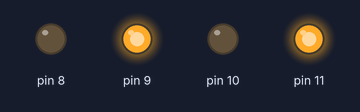
A sketch run on a simulated Arduino Uno, built with avr-gcc and run on an emulated ATmega328P. On the bench: output pins drawn as LEDs (lit = HIGH).

Above: at 0.1 s.
Timing chart, 0 to 1.6 s (numbered marks = the images above):
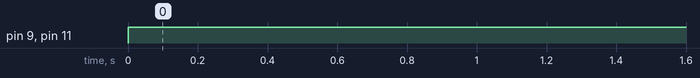

Measured:
- by itself, pin 9, pin 11: LOW → HIGH at 0.00 s

The sketch:

DC_motor.ino
```cpp
void setup() {
pinMode(8, OUTPUT);
pinMode(9, OUTPUT);
pinMode(10, OUTPUT);
pinMode(11, OUTPUT);
}

void loop() {
digitalWrite(8, LOW);
digitalWrite(9, HIGH); //Clockwise
digitalWrite(10, LOW);
digitalWrite(11, HIGH); //Counter clockwise
}
```
